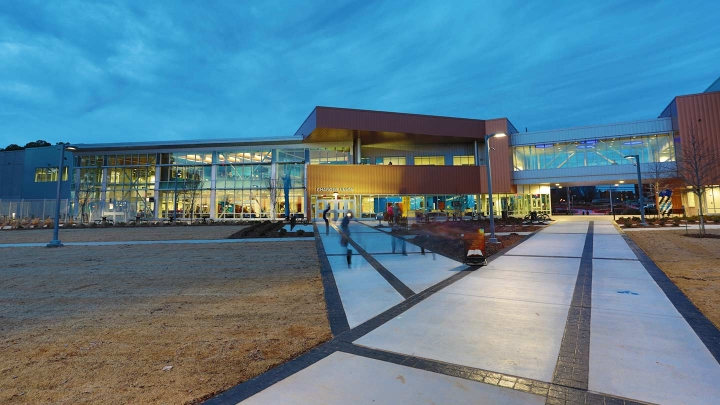
%> input picture uah_color.jpg, 720 x 405 px
$ octave --eval "rgb2ycbcr_homework(imread('uah_color.jpg'));"   (GNU Octave 9; MATLAB toolbox functions it lacks are replaced by stand-ins)
%> lines starting %> are read from the running program, lines starting %| are printed output that depends on the picture
function rgb2ycbcr_homework(image)
% Import image
image_1 = im2double(image);

% Red Channel
red = image_1(:,:,1);
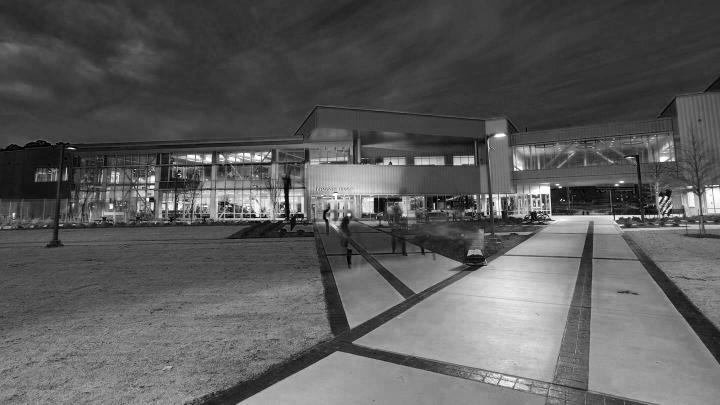
%> red: size 405x720 double; min 0, max 1, mean 0.359

% Green Channel
green = image_1(:,:,2);
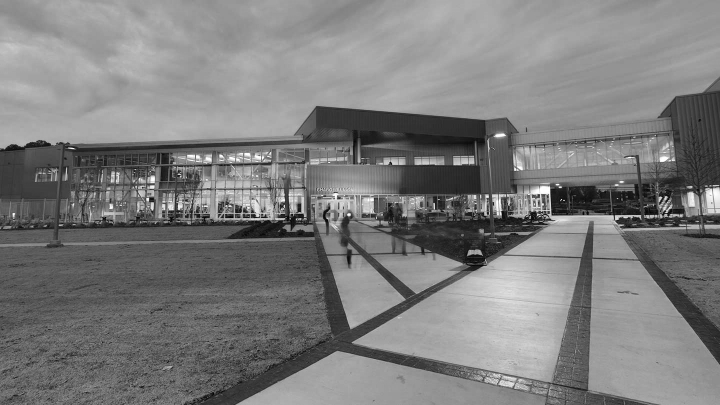
%> green: size 405x720 double; min 0.00784, max 1, mean 0.491

% Blue Channel
blue = image_1(:,:,3);
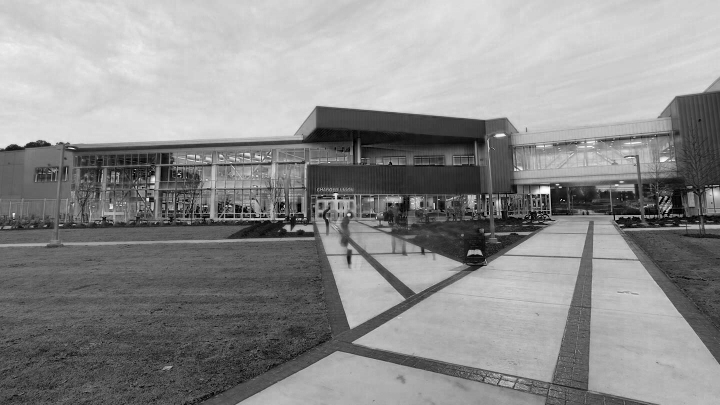
%> blue: size 405x720 double; min 0, max 1, mean 0.555

% Conversion matrix
rgbTOycbcr = cat(3, ...
    0 + (.299*red + .587*green + .114*blue), ...
    0.5 + (-.168736*red + -0.3321264*green + 0.5*blue),...
    0.5 + (0.5*red + -0.418688*green + -0.081312*blue));
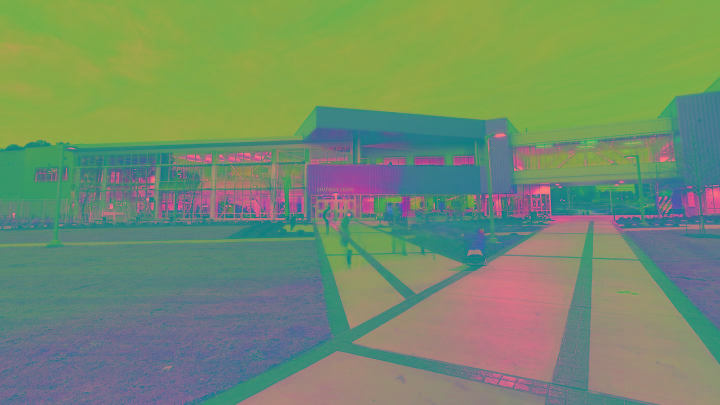
%> rgbTOycbcr: size 405x720x3 double; mean R, G, B 0.459, 0.554, 0.429

% change from [0-1] to [0-255]
changeTo256_03 = uint8(round(rgbTOycbcr * 255));

y_ycbcrGray1 = changeTo256_03(:,:,1);
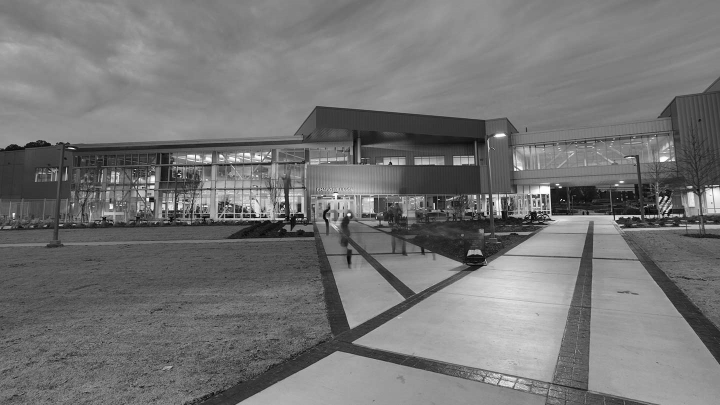
%> y_ycbcrGray1: size 405x720 uint8; min 2, max 255, mean 117
cb_ycbcrGray2 = changeTo256_03(:,:,2);
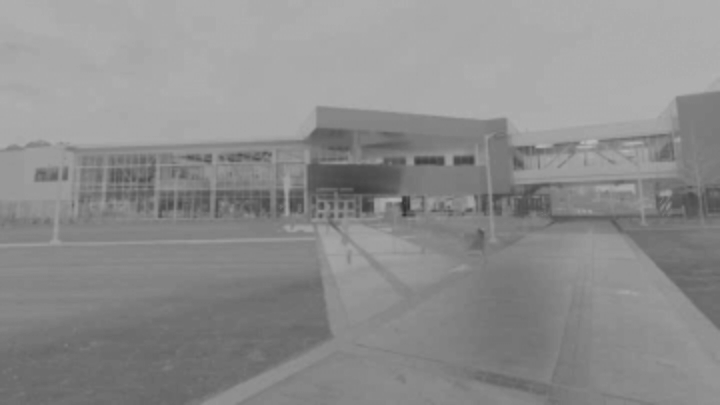
%> cb_ycbcrGray2: size 405x720 uint8; min 49, max 184, mean 141.1
cr_ycbcrGray3 = changeTo256_03(:,:,3);
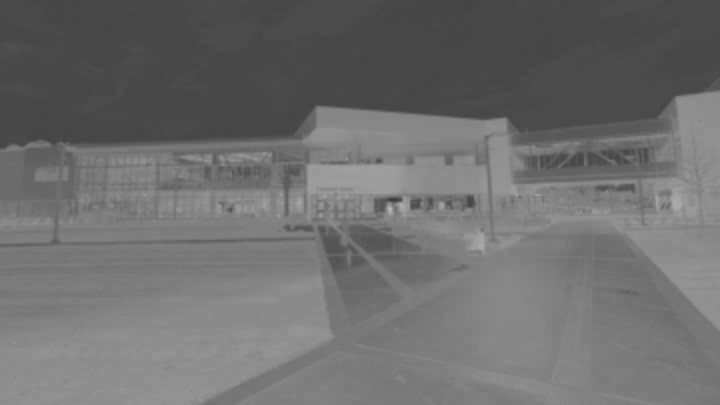
%> cr_ycbcrGray3: size 405x720 uint8; min 60, max 185, mean 109.4


% Display RGB and  YCbCr image
subplot(2, 2, 1);
imshow(changeTo256_03); title('RGB to YCbCr Image');

subplot(2, 2, 2);
imshow(y_ycbcrGray1); title('Y gray1 Image');

subplot(2, 2, 3);
imshow(cb_ycbcrGray2); title('Cb gray2 Image');

subplot(2, 2, 4);
imshow(cr_ycbcrGray3); title('Cr gray3 Image');
